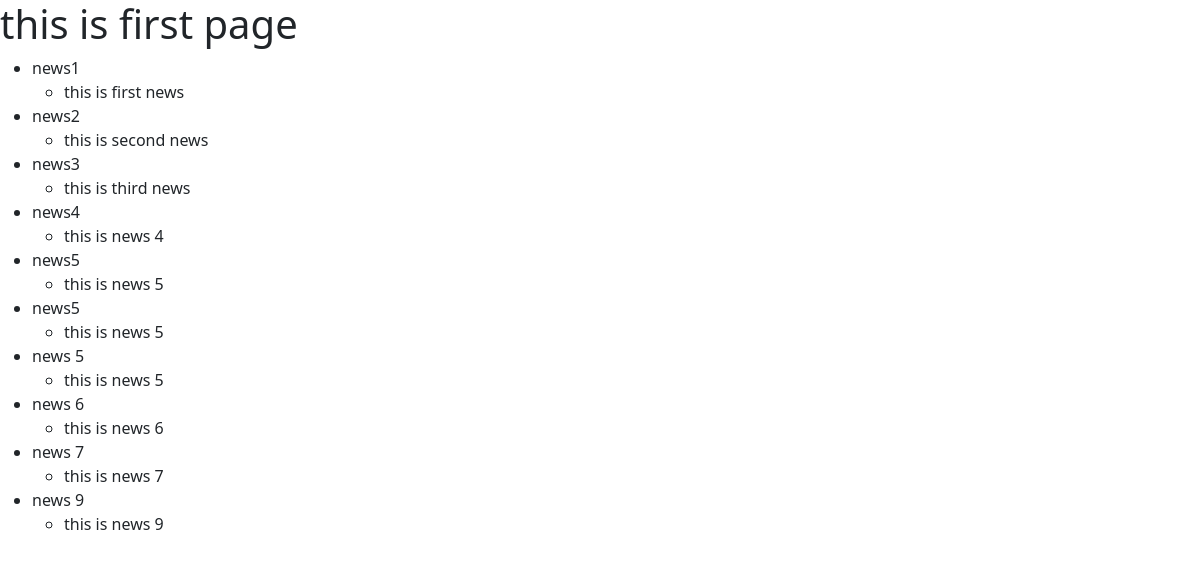
/todo/, run on the app's committed database.
### myapp/models.py (models this page shows, shortened)
class Todo(models.Model):
    title = models.CharField(max_length=300)
    content = models.TextField()
    enable = models.BooleanField(default=True)

### myapp/views.py (the view)
# urls.py: path('todo/', views.index, name='index'),
def index(request):
    data = Todo.objects.all().values()
    template = loader.get_template('index.html')
    context = {
        'mycontext': data
    }
    return HttpResponse(template.render(context, request))

### templates/index.html
{% extends 'base.html' %}
{% block content %}
    <h1> this is first page</h1>
    <ul>
        {% for x in mycontext %}
            <li>
            {{ x.title }}
            </li>
            <ul>
            <li>
            {{ x.content }}
            </li>
            </ul>
        {% endfor %}
    </ul>
{% endblock %}

### templates/base.html (shortened to what this page needs)
<!DOCTYPE html>
<html lang="en">
<head>
    <link href="https://cdn.jsdelivr.net/npm/bootstrap@5.3.3/dist/css/bootstrap.min.css"
          rel="stylesheet">
</head>
<body>
{% block content %}
{% endblock %}
</body>
</html>

### data on the page
Todo: title "news1", content "this is first news"
Todo: title "news2", content "this is second news"
Todo: title "news3", content "this is third news"
Todo: title "news4", content "this is news 4"
Todo: title "news5", content "this is news 5"
Todo: title "news5", content "this is news 5"
Todo: title "news 5", content "this is news 5"
Todo: title "news 6", content "this is news 6"
Todo: title "news 7", content "this is news 7"
Todo: title "news 9", content "this is news 9"
